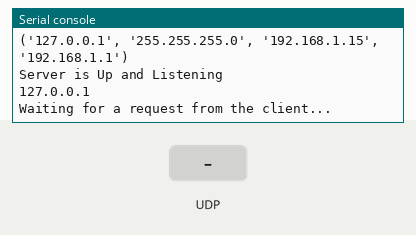
Simulated run of this program. Board: Raspberry Pi Pico running MicroPython. Shown: the last lines printed to the serial console. The test bench sets the inputs (shaded band). WiFi joins after 1.5 s; values from a settings file that is not in the repository are placeholders.

Above: at 3.2 s.
3.3 s: UDP packet "1" arrives
At 3.9 s:
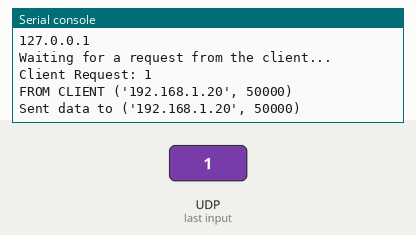
4.8 s: UDP packet "on" arrives
At 5.6 s:
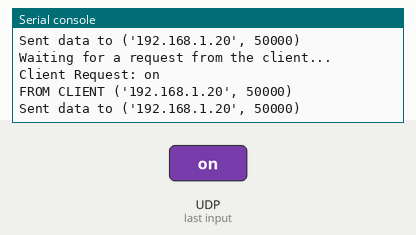
6.3 s: UDP packet "off" arrives
At 8.2 s:
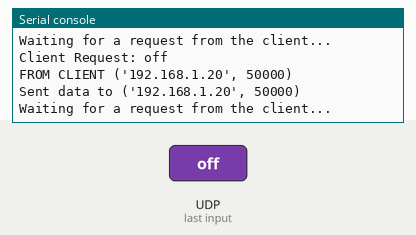

Measured:
- after the input at 3.3 s, the serial console: prints a new line at once (image 1)
- after the input at 4.8 s, the serial console: prints a new line at once (image 2)
- after the input at 6.3 s, the serial console: prints a new line at once (image 3)

The program:

Pico_Server.py
```python
'''
PW_109 this is the server on pico. (sends to Client.py) this is UPD
(this video uses TCP to send back and forth
https://www.youtube.com/watch?v=9M9k5lLTT4c)
 send and receive data between the  Raspberry Pi Pico W, and your PC. We will be running  python on the PC, and we will exchange data using the UDP protocol. UDP is simple, and a very reliable way to send data packets back and forth. In this example, we will be demonstrating a simple Client Server relationship between the Pi Pico and PC using UDP over WiFi
'''
import network
import usocket as socket
import Secrets
import time

# Static IP configuration I added this to create a static ip address
static_ip = '127.0.0.1'  # Replace with your desired static IP
# static_ip = '192.168.1.1'  # Replace with your desired static IP
subnet_mask = '255.255.255.0'
gateway_ip = '192.168.1.15'
dns_server = '192.168.1.1'

# Init Wi-Fi Interface


wlan = network.WLAN(network.STA_IF)
wlan.active(True)
wlan.connect(Secrets.ssid,Secrets.password)


# Set static IP address I added this to create a static ip address
wlan.ifconfig((static_ip, subnet_mask, gateway_ip, dns_server))
# Wait for connection
while not wlan.isconnected():
    time.sleep(1)
print("Connection Completed")
print('WiFi connected')
print(wlan.ifconfig())
port =12345
# Set up UDP server
server_socket = socket.socket(socket.AF_INET, socket.SOCK_DGRAM)
server_socket.bind((wlan.ifconfig()[0], 12345))
print("Server is Up and Listening")
print(wlan.ifconfig()[0])

while True:
    # bytesAddressPair = UDPServerSocket.recvfrom(bufferSize)
##
    # message = bytesAddressPair[0]== request

    # address = bytesAddressPair[1]== client_address

    # clientMsg = "Message from Client:{}".format(message)
    # clientIP  = "Client IP Address:{}".format(address)

    # print(clientMsg)
    # print(clientIP)


    # # Sending a reply to client

    # UDPServerSocket.sendto(bytesToSend, address)


    print('Waiting for a request from the client...')
    # Receive request from client
    request, client_address = server_socket.recvfrom(1024)

    print("Client Request:",request.decode())
    print("FROM CLIENT",client_address)


#    msgFromServer       = "Hello UDP Client"

# bytesToSend         = str.encode(msgFromServer)


    # String to send
    data = "225,128,64"
    bytesToSend=str.encode(data)# my change
    # Send data to client
    server_socket.sendto(bytesToSend, client_address)# my Change
    # server_socket.sendto(data.encode(), client_address)
    print(f'Sent data to {client_address}')

    # Optional: Pause for a short period to prevent overwhelming the client
    time.sleep(1)
    
```
